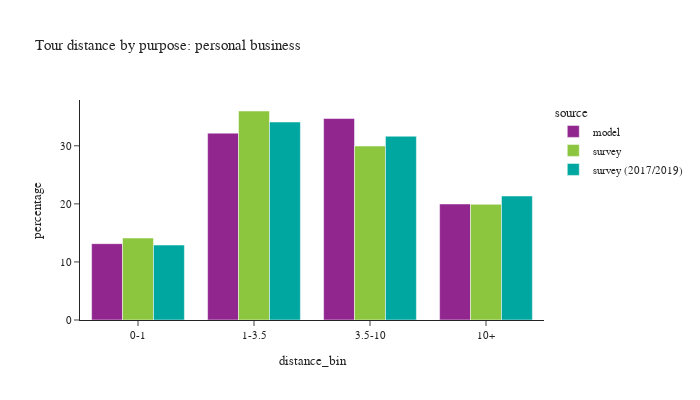

This figure's notebook cell:
### Code cell
plot_bins(tour, tour['pdpurp'] == 4, 'personal business')

### Figure 1 — Plotly figure (JSON) as saved in the notebook; plotly's stock layout.template omitted (floating-point values rounded to 4 significant figures)
{"data": [{"alignmentgroup": "True", "customdata": [[53413], [130742], [140973], [81199]], "hovertemplate": "source=model<br>distance_bin=%{x}<br>percentage=%{y}<br>sample count=%{customdata[0]}<extra></extra>", "legendgroup": "model", "marker": {"color": "#91268F", "pattern": {"shape": ""}}, "name": "model", "offsetgroup": "model", "orientation": "v", "showlegend": true, "textposition": "auto", "type": "bar", "x": ["0-1", "1-3.5", "3.5-10", "10+"], "xaxis": "x", "y": [13.15, 32.18, 34.69, 19.98], "yaxis": "y"}, {"alignmentgroup": "True", "customdata": [[159], [287], [267], [135]], "hovertemplate": "source=survey<br>distance_bin=%{x}<br>percentage=%{y}<br>sample count=%{customdata[0]}<extra></extra>", "legendgroup": "survey", "marker": {"color": "#8CC63E", "pattern": {"shape": ""}}, "name": "survey", "offsetgroup": "survey", "orientation": "v", "showlegend": true, "textposition": "auto", "type": "bar", "x": ["0-1", "1-3.5", "3.5-10", "10+"], "xaxis": "x", "y": [14.12, 35.99, 29.96, 19.93], "yaxis": "y"}, {"alignmentgroup": "True", "customdata": [[606], [905], [758], [390]], "hovertemplate": "source=survey (2017/2019)<br>distance_bin=%{x}<br>percentage=%{y}<br>sample count=%{customdata[0]}<extra></extra>", "legendgroup": "survey (2017/2019)", "marker": {"color": "#00A7A0", "pattern": {"shape": ""}}, "name": "survey (2017/2019)", "offsetgroup": "survey (2017/2019)", "orientation": "v", "showlegend": true, "textposition": "auto", "type": "bar", "x": ["0-1", "1-3.5", "3.5-10", "10+"], "xaxis": "x", "y": [12.91, 34.09, 31.65, 21.35], "yaxis": "y"}], "layout": {"barmode": "group", "font": {"size": 11}, "height": 400, "legend": {"title": {"text": "source"}, "tracegroupgap": 0}, "title": {"text": "Tour distance by purpose: personal business"}, "width": 700, "xaxis": {"anchor": "y", "domain": [0.0, 1.0], "title": {"text": "distance_bin"}}, "yaxis": {"anchor": "x", "domain": [0.0, 1.0], "title": {"text": "percentage"}}}}
